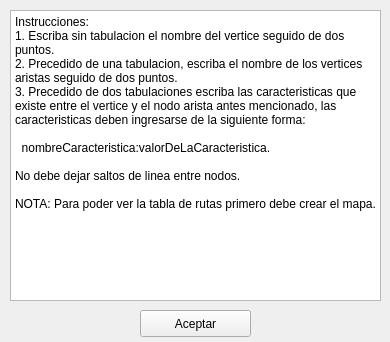
<?xml version="1.0" encoding="UTF-8"?>
<ui version="4.0">
 <class>mainWindow</class>
 <widget class="QMainWindow" name="mainWindow">
  <property name="geometry">
   <rect>
    <x>0</x>
    <y>0</y>
    <width>390</width>
    <height>342</height>
   </rect>
  </property>
  <property name="windowTitle">
   <string/>
  </property>
  <widget class="QWidget" name="centralwidget">
   <widget class="QPlainTextEdit" name="plainTextEdit">
    <property name="geometry">
     <rect>
      <x>10</x>
      <y>10</y>
      <width>371</width>
      <height>291</height>
     </rect>
    </property>
    <property name="readOnly">
     <bool>true</bool>
    </property>
    <property name="plainText">
     <string>Instrucciones:
1. Escriba sin tabulacion el nombre del vertice seguido de dos puntos.
2. Precedido de una tabulacion, escriba el nombre de los vertices aristas seguido de dos puntos.
3. Precedido de dos tabulaciones escriba las caracteristicas que existe entre el vertice y el nodo arista antes mencionado, las caracteristicas deben ingresarse de la siguiente forma:

  nombreCaracteristica:valorDeLaCaracteristica.

No debe dejar saltos de linea entre nodos.

NOTA: Para poder ver la tabla de rutas primero debe crear el mapa.</string>
    </property>
   </widget>
   <widget class="QPushButton" name="ok">
    <property name="geometry">
     <rect>
      <x>140</x>
      <y>310</y>
      <width>111</width>
      <height>27</height>
     </rect>
    </property>
    <property name="text">
     <string>Aceptar</string>
    </property>
   </widget>
  </widget>
 </widget>
 <resources/>
 <connections/>
</ui>
